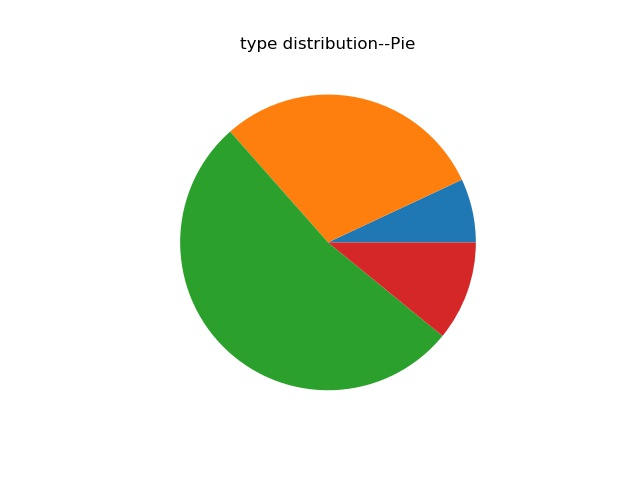
#> input picture 第四周作业/type distribution--Pie.jpg, 640 x 480 px, given in place of 6.jpg, which was not available
$ python '第六周作业.py'
#> lines starting #> are read from the running program, lines starting #| are printed output that depends on the picture; pictures that were not available may be replaced by others from this repository, and a replacement may not be noted
from PIL import Image
from PIL import ImageColor
from PIL import ImageFilter
from PIL import ImageEnhance
import matplotlib.pyplot as plt
import os
import math

class Filter:
    def __init__(self,image,*args):
        """
        进行初始化，引入图片和其他参量，图片为Image类的对象
        """
        self.image=image#使用相对路径，此处保存的是文件名
        self.args=args#可用参数，因各个子类的方法而异
    def filter(self):
        """
        不要求细化，等后续子类进行继承，然后改写
        """
        pass
class ImageLig(Filter):
    """
    借助ImageEnhance模块实现调整图形亮度操作
    """
    def filter(self,light_num):
        image=self.image
        return ImageEnhance.Brightness(image).enhance(light_num)
class ImageShp(Filter):
    """
    借助ImageEnhance模块实现锐化/模糊化图形操作
    """
    def filter(self,sharpeness_num):
        """
        由于模糊度和锐化度的指标上（下）限分别为0.0和2.0，合并为一行代码
        """
        image=self.image
        return ImageEnhance.Sharpness(image).enhance(sharpeness_num)
class ImageCol(Filter):
    """
    借助ImageEnhance模块实现图形调色功能
    """
    def filter(self,color_num):
        image=self.image
        return ImageEnhance.Color(image).enhance(color_num)
class ImageControl(Filter):
    """
    借助Image模块实现图形的合并等控制
    """
    def blend(self,image_1,image_2,blend_num,C=True):
        """
        默认以图片1的尺寸为最终合并尺寸，如果参数为False则以图片2的尺寸为合并尺寸，同时需要输入混合度参数
        """
        if C:
            temp=image_2.resize(image_1.size)
            return Image.blend(image_1,temp,blend_num)
        else:
            temp=image_1.resize(image_2.size)
            return Image.blend(temp,image_2,blend_num)
    def paste(self,image_1,paste_image,position=(0,0)):
        image_1.paste(paste_image,position)
        return image_1
class ImageEdge(Filter):
    """
    借助ImageFilter模块找图片的边缘
    """
    def filter(self):
        image=self.image
        return image.filter(ImageFilter.FIND_EDGES())
class ImageResize(Filter):
    def filter(self,size_tuple):
        image=self.image
        return image.resize(size_tuple)
class ImageShop:
    """
    生成以上Filter类的子类，对图片进行批处理
    """
    def __init__(self,pro_filter):
        self.imlist=[]#用以存储Image实例
        self.pathlist=[]#用以存储图片文件的目录
        self.imformat=['.bmp','.jpg','.png','.tif','.tiff','.jpeg','.gif','.tga','.ico','.cdr,','.ai','.wmf','.eps']#用以存储图片文件的格式
        self.pimlist=[]#用以存储处理过的Image实例
        self.pro_filter=pro_filter
        self.name=str()
        self.mutiplist=[]#用以存储多参数filter处理后的Image实例
    def load_image(self,path):
        return Image.open(path)
    def load_images(self,path=".."):
        pre=os.listdir(path)#预读取文件名
        for i in pre:
            if os.path.splitext(i)[1] in self.imformat:
                self.pathlist.append('../'+i)
        for j in self.pathlist:
            self.imlist.append(Image.open(j))
    def __batch_ps(self,one_filter):
        """
        根据filter操作名生成相应的子类进行操作，是一个批处理方法，因而排除了以上的ImageControl类
        """
        if self.imlist==[]:
            self.load_images()
        p_images=[]
        if one_filter=='Lig':
            print("Please input a lightness degree(0~1):")
            light_num=float(input())
            self.name='{}Lig_by_{}'.format(self.name,light_num)
            for image in self.imlist:
                p_images.append(ImageLig(image).filter(light_num))
        elif one_filter=='Shp':
            print("Please input a sharpness degree(0~2,0 for the most bur image, 2 for the most sharp image):")
            sharpness_num=float(input())
            self.name='{}Shp_by_{}'.format(self.name,sharpness_num)
            for image in self.imlist:
                p_images.append(ImageShp(image).filter(sharpness_num))
        elif one_filter=='Col':
            print("Please input a color degree(0~1,0 for the black-and-white image, 1 for the original image):")
            color_num=float(input())
            self.name='{}Col_by_{}'.format(self.name,color_num)
            for image in self.imlist:
                p_images.append(ImageCol(image).filter(color_num))
        elif one_filter=='Edge':
            self.name="{}Edge".format(self.name)
            for image in self.imlist:
                p_images.append(ImageEdge(image).filter())
        elif one_filter=='Resize':
            print("Please input new width and height of the image(example:width,height):")
            x,y=map(int,input().split(','))
            size_tuple=(x,y)
            self.name='{}Resize_by_({},{})'.format(self.name,x,y)
            for image in self.imlist:
                p_images.append(ImageResize(image).filter(size_tuple))
        else:
            print('Attributor Error!')
            return None
        return p_images
    def batch_ps(self,*filters):
        """
        对外显示的图片处理方式，接受多个参数，返回一个包含所有多次处理后Image实例的列表
        """
        for i in filters:
            j=self.__batch_ps(i)
            if j!=None:
                self.imlist=j
        return self.imlist
    def image_control(self,im1,im2):
        """
        对ImageControl类进行单独处理、显示、保存
        """
        print('Please input the degree of blending(0~1):')
        blend_num=float(input())
        result1=ImageControl(image=im1).blend(im1,im2,blend_num)
        result2=ImageControl(image=im2).blend(im1,im2,blend_num,False)
        result3=ImageControl(image=im1).paste(im1,im2)
        result4=ImageControl(image=im2).paste(im2,im1)
        plt.subplot(2,2,1)
        plt.imshow(result1)
        plt.subplot(2,2,2)
        plt.imshow(result2)
        plt.subplot(2,2,3)
        plt.imshow(result3)
        plt.subplot(2,2,4)
        plt.imshow(result4)
        plt.title('Contorlled images')
        plt.show()
        result1.save('result1.jpg')
        result2.save('result2.jpg')
        result3.save('result3.jpg')
        result4.save('result4.jpg')
    def display(self,images=[]):
        """
        对图形进行展示，如不输入包含Image实例的列表，则按照默认情况读取图片进行单因素处理
        """
        if images==[]:
            one_filter=self.pro_filter
            self.pimlist=self.__batch_ps(one_filter)#多写一步，便于保存函数save_result的运行
            p_images=self.pimlist
        elif len(images)>=1 and isinstance(images,list):
            self.pimlist=images#方便调用save_result函数的操作
            p_images=images
        else:
            print("Attributor error!")
            return None
        row_num=math.floor(len(p_images)**0.5)+1#尽量以正方形排布，故开根号后向上取整，作为绘图的行列数
        for i in range(len(p_images)):
            plt.subplot(row_num,row_num,i+1)
            plt.imshow(p_images[i])
        plt.show()
    def save_result(self):
        for i in range(len(self.pimlist)):
            self.pimlist[i].save('{}_{}.jpg'.format(self.name,i+1))
class TestImageShop:
    """
    测试类，对ImageShop的方法进行测试
    """
    def __init__(self):
        A=ImageShop('Lig')
        A.display()
#> the answer given: 3
        A.save_result()
        B=ImageShop('Shp')
        B.display()
#> the answer given: 3
        B.save_result()
        C=ImageShop('Col')
        C.display()
#> the answer given: 3
        C.save_result()
        D=ImageShop('Edge')
        D.display()
        D.save_result()
        E=ImageShop(' ')
        E1=E.load_image('../6.jpg')
#> in load_image, returned value is the input picture: PIL image 640x480 RGB; mean R, G, B 225, 227.5, 207.5
        E2=E.load_image('../20.jpg')
#> call 2 of load_image, with path = '../20.jpg'
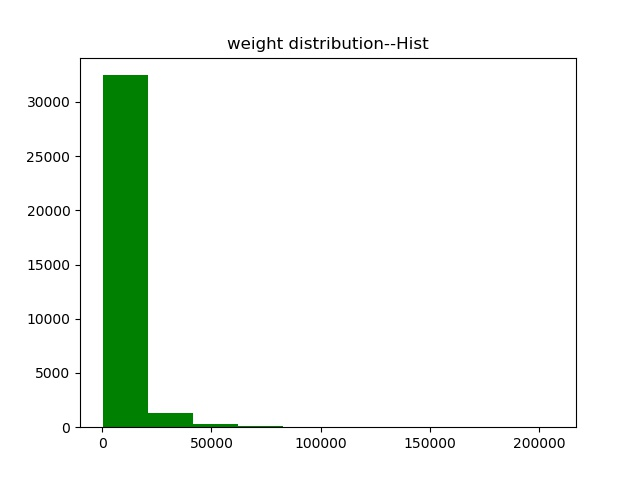
#> input picture 第四周作业/weight distribution--Hist.jpg, 640 x 480 px, given in place of 20.jpg, which was not available
#> in load_image, returned value is the input picture: PIL image 640x480 RGB; mean R, G, B 237.7, 244.6, 237.7
        E.image_control(E1,E2)
#> the answer given: 3
#> in blend, `return Image.blend(image_1,temp,blend_num)`:
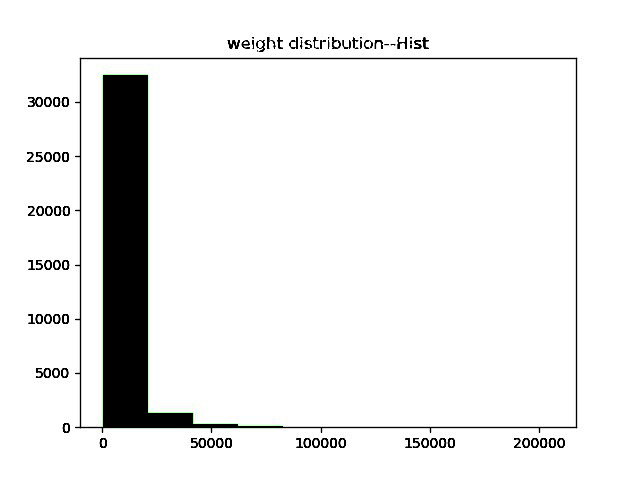
#> returned value: PIL image 640x480 RGB; mean R, G, B 236.3, 236.6, 236.3
#> in image_control, `plt.show()`:
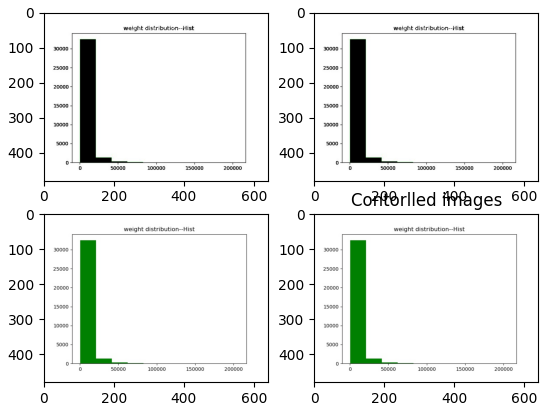
#> figure drawn by matplotlib, 4 panels
        F=ImageShop('Shp')#锐化和钝化各试一次
        F.display()
#> the answer given: 3
        F.save_result()
        G=ImageShop('Resize')
        G.display()
        G.save_result()
        H=ImageShop(' ')
        H1=H.batch_ps('Lig','Col')
        H.display(H1)
        H.save_result()
        I=ImageShop(' ')
        I1=I.batch_ps('Edge','Shp')
        I.display(I1)
        I.save_result()
#> (the run stopped early here; a loop or call above may not have finished)
